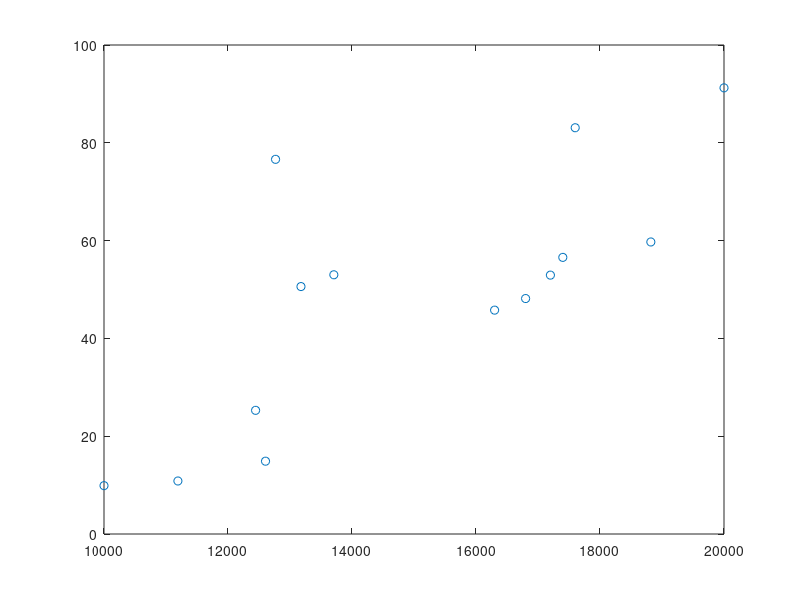
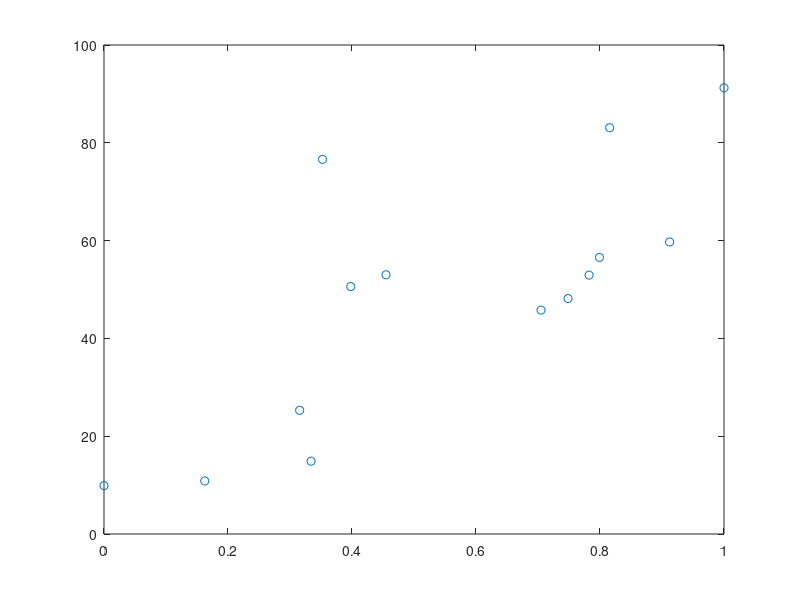

The MATLAB script that drew these images, in order: (Note: this script raises an error after producing the figures.)

fq = [11192, 18820, 12445, 17600, 13177, 16800, 13707, 16300, 12767, 17200, 12605, 17400, 10000, 20000];
RWC= [10.84, 59.72, 25.29, 83.08, 50.6, 48.15, 53.01, 45.78, 76.62, 52.94, 14.89, 56.57, 9.89, 91.24];
plot(fq,RWC,'o');
fq_oct=log2(fq./min(fq));
figure;
plot(fq_oct,RWC,'o');


%%
figure;
b=glmfit(fq,RWC','binomial','link','logit');
[yfit,f_low,f_high]=glmval(b,fq,'logit');
 plot(x,yfit,'-','color','r');
 
